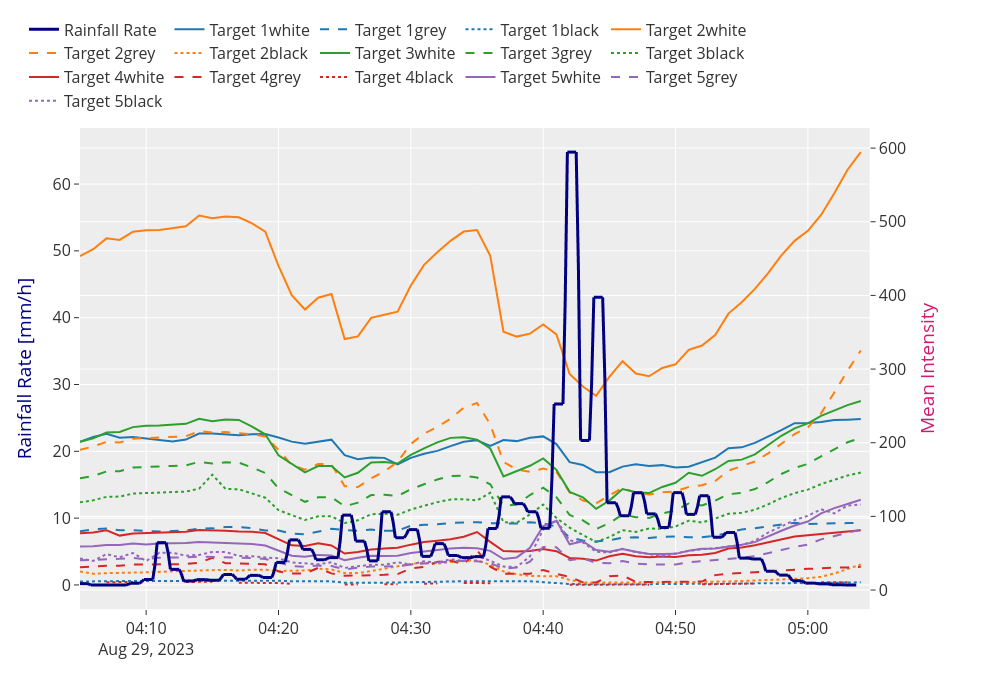

This figure's notebook cell:
### Code cell
#! DEPRECATED: but might be useful in the future as it uses go.scatter


colors = [
    "#1f77b4",  # muted blue
    "#ff7f0e",  # safety orange
    "#2ca02c",  # cooked asparagus green
    "#d62728",  # brick red
    "#9467bd",  # muted purple
    "#8c564b",  # chestnut brown
]
dashes = {"white": None, "grey": "dash", "black": "dot"}

fig = make_subplots(specs=[[{"secondary_y": True}]])
# fig.add_trace(go.Scatter(x=w_differ.index, y=w_differ*200, mode='lines', name='differential precipitation', line=dict(color='red')))

fig.add_trace(
    go.Scattergl(
        x=df_rain_relevant.intensity_hour_shifted.index,
        y=df_rain_relevant.intensity_hour_shifted,
        mode="lines",
        name="Rainfall Rate",
        line=dict(color="#000080", width=3),
    )
)


for plot_col, (target_name, dic) in zip(colors, rain_ds_minutes_mean_intens.items()):
    for col, rain_ds_minutes_mean_ds in dic.items():
        fig.add_trace(
            go.Scatter(
                x=rain_ds_minutes_mean_ds.index,
                y=rain_ds_minutes_mean_ds,
                mode="lines",
                name=target_name + col,
                line=dict(color=plot_col, width=2, dash=dashes[col]),
            ),
            secondary_y=True,
        )

fig.update_layout(
    template="ggplot2",
    autosize=False,
    width=1000,
    height=700,
    # title="Rainfall Rate vs. Noise in Pointclouds",
    legend=dict(orientation="h", yanchor="bottom", y=1.02, xanchor="right", x=0.8),
    xaxis_title="",
    yaxis_title="Rainfall Rate [mm/h]",
    yaxis2_title="Mean Intensity",
    font=dict(size=16),
)
fig.update_yaxes(title_font_color="#000080")
fig.update_yaxes(title_font_color="#d5196e", secondary_y=True)
